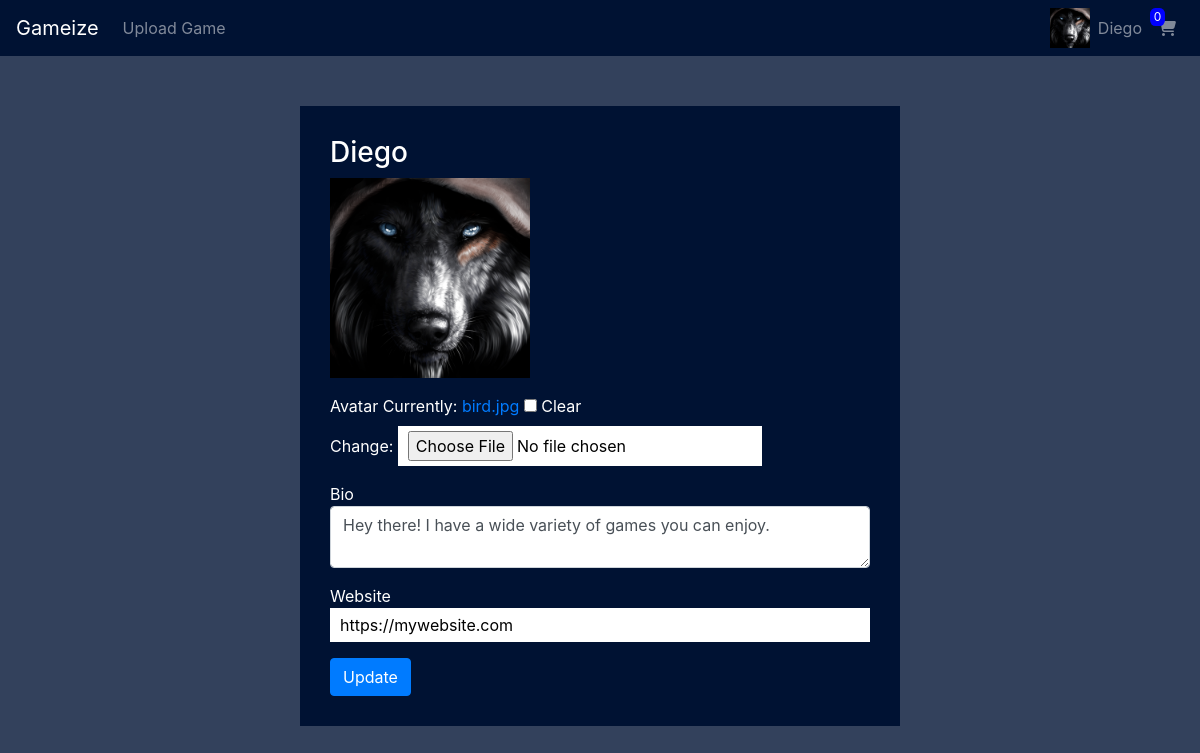
The app's page /accounts/edit_profile/Amaya/ (signed in) with its own data.
### accounts/models.py (models this page shows, shortened)
class Profile(models.Model):
    user = models.OneToOneField(User, on_delete=models.CASCADE, related_name='profile')
    avatar = models.ImageField(null=True, blank=True, default='default_pic.png')
    website = models.URLField(max_length=200, null=True, blank=True)
    bio = models.TextField(null=True, blank=True)

### accounts/views.py (the view)
# urls.py: path('edit_profile/<str:username>/', views.edit_profile, name='edit_profile'),
@login_required
def edit_profile(request, username):
    user = User.objects.get(username__iexact=username)
    form = ProfileForm(instance=user.profile)
    if request.method == 'POST':
        form = ProfileForm(request.POST, request.FILES, instance=user.profile)
        if form.is_valid():
            form.save()
            return redirect('accounts:user_profile', username=username)
    return render(request, 'accounts/edit_profile.html', {'form': form})

### accounts/forms.py
class ProfileForm(forms.ModelForm):
    class Meta:
        model = Profile
        fields = ('avatar', 'bio', 'website')
    def __init__(self, *args, **kwargs):
        super().__init__(*args, **kwargs)
        self.fields['bio'].widget.attrs.update({'class': 'form-control', 'cols': '50', 'rows': '2'})
        self.fields['website'].widget.attrs.update({'class': 'form-control'})

### accounts/templates/accounts/edit_profile.html (shortened to what this page needs)
{% extends 'base.html' %}
{% block content %}
<div class="form-container">
    <form method="POST" enctype="multipart/form-data">
        <h3>{{user.username}}</h3>
        <div>
            <img class="profile-pic mb-3" src="{{user.profile.avatar.url}}">
        </div>
        <div class="form-group">
            {{form.avatar.label}}
            {{form.avatar}}
        </div>
        <div class="form-group">
            {{form.bio.label}}
            {{form.bio}}
        </div>
        <div class="form-group">
            {{form.website.label}}
            {{form.website}}
        </div>
        <button type="submit" class="btn btn-primary">Update</button>
    </form>
</div>
{% endblock %}

### templates/base.html (shortened to what this page needs)
<!DOCTYPE html>
{% load static %}
<html lang="en">
<head>
    <link rel="stylesheet" href="https://maxcdn.bootstrapcdn.com/bootstrap/4.0.0/css/bootstrap.min.css">
    <link rel="stylesheet" href="{% static 'css/main.css' %}">
</head>
<body>
    <nav class="navbar navbar-expand-lg navbar-dark main-nav">
        <a class="navbar-brand" href="{% url 'games:game_list' %}">Gameize</a>
        <div class="collapse navbar-collapse" id="navbarSupportedContent">
          <ul class="navbar-nav mr-auto w-100 justify-content-end">
            {% if user.is_authenticated %}
                <li class="nav-item mr-auto">
                    <a class="nav-link" href="{% url 'games:create_game' %}">Upload Game</a>
                </li>
                <li class="nav-item">
                    <div class="profile-pic-container d-flex">
                        <a href="{% url 'accounts:user_profile' username=user.username %}"><img class="small-profile-pic" src="{{user.profile.avatar.url}}"></a>
                        <a href="{% url 'accounts:user_profile' username=user.username %}" class="nav-link">{{user.username}}</a>
                    </div>
                </li>
                <li class="nav-item">
                    <div class="position-relative">
                        <a class="nav-link" href="{% url 'games:cart' %}"><i class="fas fa-shopping-cart"></i></a>
                        <span class="position-absolute cart-circle">0</span>
                    </div>
                </li>
            {% endif %}
          </ul>
        </div>
      </nav>
    {% block content %}
    {% endblock %}
</body>
</html>

### static/css/main.css (style rules this page uses)
body { background-color: #33415C; color: white; }
.main-nav { background-color: #001233; }
.form-container { background-color: #001233; width: 50%; margin-top: 50px; padding: 30px; margin-left: auto; margin-right: auto; margin-bottom: 50px; }
.form-container input, textarea { background-color: white; padding:5px 10px; color: black; border-radius:0; outline: none; border: none; }
.small-profile-pic { max-width: 40px; max-height: 40px; }
.profile-pic { max-width: 200px; max-height: 200px; }
.cart-circle { background-color: blue; top: 0; left: 10; border-radius: 35%; width: 15px; font-size: 12px; text-align: center; }

### records on screen
Profile: bio "Hey there! I have a wide variety of games you can enjoy.", website "https://mywebsite.com"

### other values on screen
{{ user.username }} "Diego"
